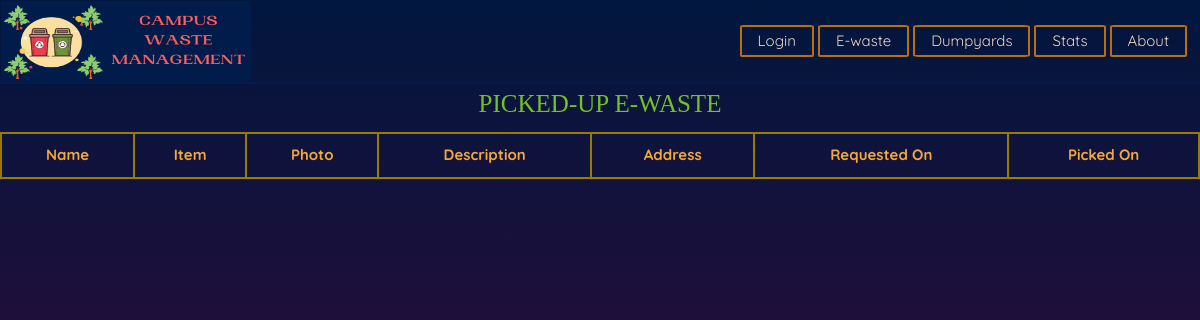
/logwaste/picked/, run on an earlier commit of the app's database.
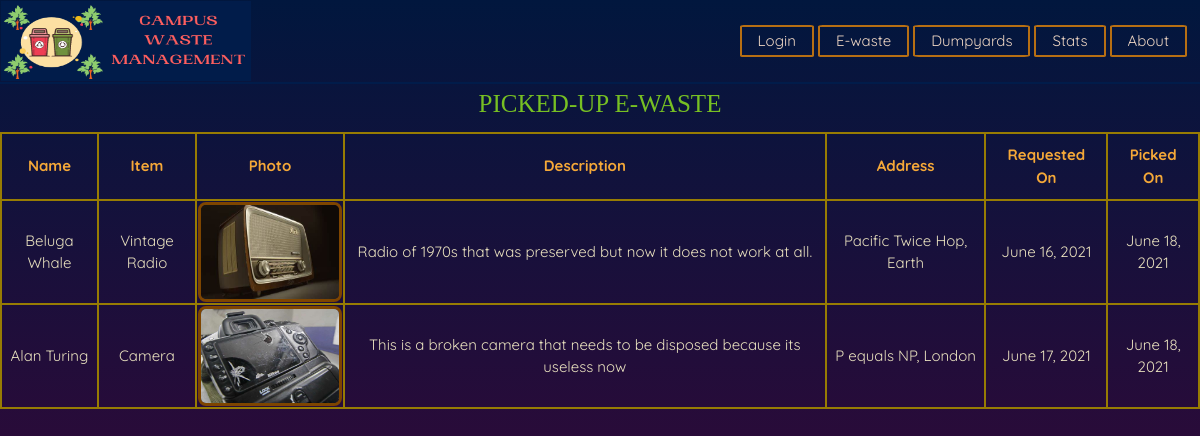
And on a later commit of the database.
### logwaste/models.py (models this page shows, shortened)
class Ewaste(models.Model):
    name = models.CharField(max_length=70)
    email = models.EmailField(max_length=100)
    mobile = models.CharField(max_length=10)
    address = models.CharField(max_length=100)
    item_name = models.CharField(max_length=30)
    item_description = models.CharField(max_length=100)
    item_image = models.ImageField(upload_to='media')
    date = models.DateField()
    picked = BooleanField()
    picked_date = models.DateField()

### logwaste/views.py (the view)
# urls.py: path('picked/', views.picked),
def picked(request):
    data = Ewaste.objects.filter(picked=True)
    return render(request, 'picked.html', {'data': data})

### templates/picked.html (shortened to what this page needs)
{% extends 'base.html' %}
{% load static %}
{% block style %}
<link rel="stylesheet" href="{% static 'css/picked.css' %}">
{% endblock style %}
{% block rest %}
<div class="rest">
    <div class="this">
        <h2>PICKED-UP E-WASTE</h2>
    </div>
    <div class="thiss">
        <table id="customers">
            <th>Name</th>
            <th>Item</th>
            <th>Photo</th>
            <th>Description</th>
            <th>Address</th>
            <th>Requested On</th>
            <th>Picked On</th>
            {% for data in data %}
            <tr>
                <td>{{data.name}}</td>
                <td>{{data.item_name}}</td>
                <td><img src="/media/{{data.item_image}}/" class="less"></td>
                <td>{{data.item_description}}</td>
                <td>{{data.address}}</td>
                <td>{{data.date}}</td>
                <td>{{data.picked_date}}</td>
            </tr>
            {% endfor %}
        </table>
    </div>
</div>
{% endblock rest %}

What changed in the data, as far as the page shows it:
now on this page (row edited): Ewaste: name "Beluga Whale", item_name "Vintage Radio", item_image (picture), item_description "Radio of 1970s that was preserved but now it does not work at all.", address "Pacific Twice Hop, Earth", date "June 16, 2021", picked_date "June 18, 2021"
now on this page (row edited): Ewaste: name "Alan Turing", item_name "Camera", item_image (picture), item_description "This is a broken camera that needs to be disposed because its useless now", address "P equals NP, London", date "June 17, 2021", picked_date "June 18, 2021"
